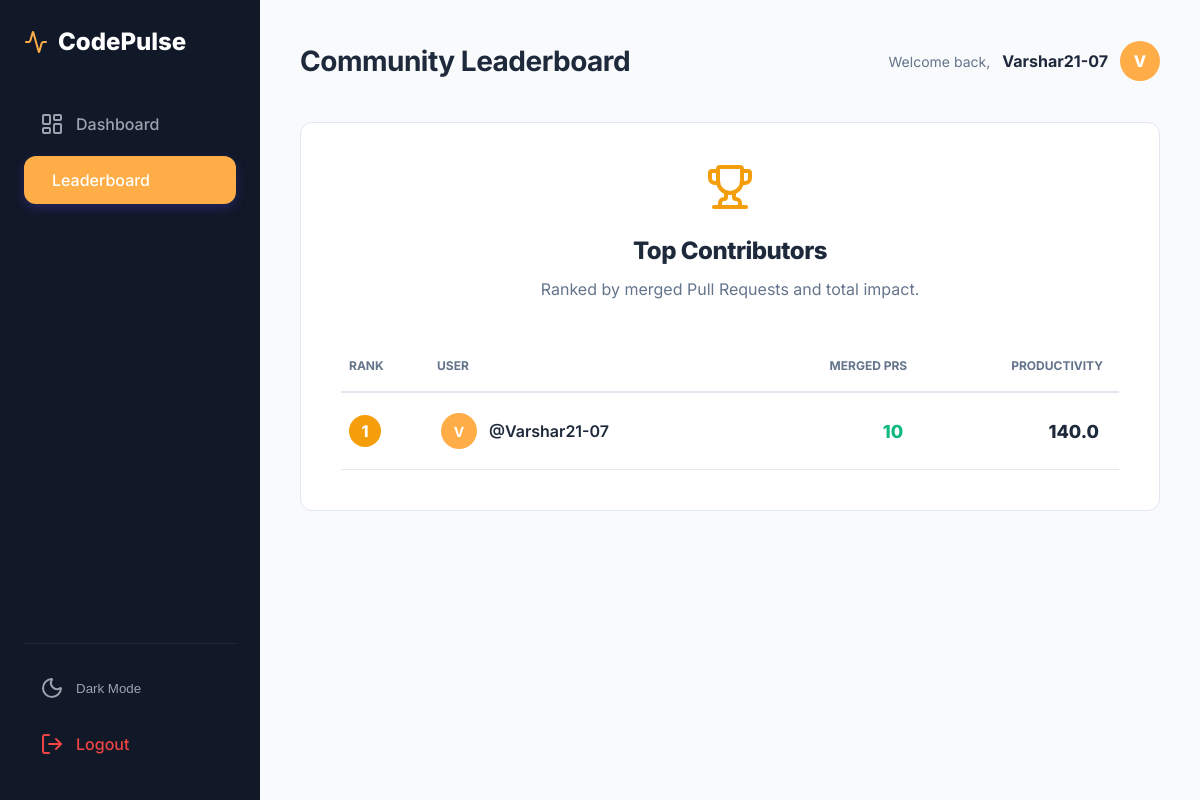
Screenshot of /leaderboard/ (signed in) with the database file from the repository.
### dashboard/models.py (models this page shows, shortened)
class User(AbstractUser):
    ROLE_CHOICES = (
        ('admin', 'Admin'),
        ('user', 'User'),
    )
    github_username = models.CharField(max_length=100, blank=True, null=True)
    access_token = models.CharField(max_length=255, blank=True, null=True)
    role = models.CharField(max_length=10, choices=ROLE_CHOICES, default='user')

class Stats(models.Model):
    user = models.ForeignKey(User, on_delete=models.CASCADE, related_name='stats')
    repo_name = models.CharField(max_length=255, blank=True, null=True)
    total_prs = models.IntegerField(default=0)
    merged_prs = models.IntegerField(default=0)
    open_prs = models.IntegerField(default=0)
    closed_prs = models.IntegerField(default=0)
    total_issues = models.IntegerField(default=0)
    resolved_issues = models.IntegerField(default=0)
    productivity_score = models.FloatField(default=0.0)
    streak_days = models.IntegerField(default=0)
    last_synced = models.DateTimeField(auto_now=True)

### dashboard/views.py (the view)
# urls.py: path('leaderboard/', views.leaderboard, name='leaderboard'),
def leaderboard(request):
    top_users = Stats.objects.filter(repo_name__isnull=True).order_by('-merged_prs')[:10]
    return render(request, 'dashboard/leaderboard.html', {'top_users': top_users})

### dashboard/templates/dashboard/leaderboard.html (shortened to what this page needs)
{% extends 'dashboard/base.html' %}
{% block header %}Community Leaderboard{% endblock %}
{% block content %}
<div class="card fade-in" style="max-width: 900px; margin: 0 auto; padding: 40px;">
    <div style="text-align: center; margin-bottom: 40px;">
        <i data-lucide="trophy" style="width: 48px; height: 48px; color: var(--warning); margin-bottom: 16px;"></i>
        <h2 style="font-size: 24px; font-weight: 800; letter-spacing: -0.5px;">Top Contributors</h2>
        <p style="color: var(--text-muted); margin-top: 8px;">Ranked by merged Pull Requests and total impact.</p>
    </div>
    <div style="overflow-x: auto;">
        <table style="width: 100%; border-collapse: collapse;">
            <thead>
                <tr style="text-align: left; border-bottom: 2px solid var(--border);">
                    <th style="padding: 16px 8px; width: 80px; color: var(--text-muted); font-size: 12px; text-transform: uppercase;">Rank</th>
                    <th style="padding: 16px; color: var(--text-muted); font-size: 12px; text-transform: uppercase;">User</th>
                    <th style="padding: 16px; text-align: right; color: var(--text-muted); font-size: 12px; text-transform: uppercase;">Merged PRs</th>
                    <th style="padding: 16px; text-align: right; color: var(--text-muted); font-size: 12px; text-transform: uppercase;">Productivity</th>
                </tr>
            </thead>
            <tbody>
                {% for s in top_users %}
                <tr style="border-bottom: 1px solid var(--border); transition: all 0.2s;">
                    <td style="padding: 20px 8px;">
                        <div style="width: 32px; height: 32px; border-radius: 50%; display: flex; align-items: center; justify-content: center; font-weight: 800;
                            {% if forloop.counter == 1 %}background: var(--warning); color: white;{% elif forloop.counter == 2 %}background: #CBD5E1; color: var(--text);{% elif forloop.counter == 3 %}background: #D97706; color: white;{% else %}background: var(--bg); color: var(--text-muted);{% endif %}">
                            {{ forloop.counter }}
                        </div>
                    </td>
                    <td style="padding: 20px;">
                        <div style="display: flex; align-items: center; gap: 12px;">
                            <div style="width: 36px; height: 36px; border-radius: 50%; background: var(--primary); color: white; display: flex; align-items: center; justify-content: center; font-weight: 700; font-size: 14px;">
                                {{ s.user.username|slice:":1"|upper }}
                            </div>
                            <span style="font-weight: 600;">@{{ s.user.github_username }}</span>
                        </div>
                    </td>
                    <td style="padding: 20px; text-align: right;">
                        <span style="font-weight: 800; color: var(--success); font-size: 18px;">{{ s.merged_prs }}</span>
                    </td>
                    <td style="padding: 20px; text-align: right; font-weight: 800; font-size: 18px;">{{ s.productivity_score|floatformat:1 }}</td>
                </tr>
                {% endfor %}
            </tbody>
        </table>
    </div>
</div>
{% endblock %}

### dashboard/templates/dashboard/base.html (shortened to what this page needs)
{% load static %}
<!DOCTYPE html>
<html lang="en">
<head>
    <link rel="stylesheet" href="{% static 'dashboard/css/styles.css' %}">
</head>
<body class="light">
    <div class="app-container">
        <aside class="sidebar">
            <div class="sidebar-logo">
                <i data-lucide="activity" style="color: var(--primary);"></i>
                <span>CodePulse</span>
            </div>
            <nav class="sidebar-nav">
                <a href="{% url 'dashboard:dashboard' %}" class="nav-item {% if request.resolver_match.url_name == 'dashboard' %}active{% endif %}">
                    <i data-lucide="layout-dashboard"></i>
                    <span>Dashboard</span>
                </a>
                <a href="{% url 'dashboard:leaderboard' %}" class="nav-item {% if request.resolver_match.url_name == 'leaderboard' %}active{% endif %}">
                    <span>Leaderboard</span>
                </a>
            </nav>
            <div class="sidebar-footer">
                <button id="theme-toggle" class="nav-item" style="background: none; border: none; width: 100%; cursor: pointer; text-align: left;">
                    <i data-lucide="moon"></i>
                    <span>Dark Mode</span>
                </button>
                <a href="{% url 'dashboard:logout' %}" class="nav-item" style="color: var(--error);">
                    <i data-lucide="log-out"></i>
                    <span>Logout</span>
                </a>
            </div>
        </aside>
        <main class="main-layout">
            <header class="fade-in">
                <div class="header-title">
                    <h1>{% block header %}{% endblock %}</h1>
                </div>
                <div class="header-actions">
                    <div class="user-meta" style="display: flex; align-items: center; gap: 12px;">
                        <span style="color: var(--text-muted); font-size: 14px;">Welcome back,</span>
                        <span style="font-weight: 700;">{{ user.username }}</span>
                        <div style="width: 40px; height: 40px; border-radius: 50%; background: var(--primary); color: white; display: flex; align-items: center; justify-content: center; font-weight: 800;">
                            {{ user.username|slice:":1"|upper }}
                        </div>
                    </div>
                </div>
            </header>
            <div class="content-body fade-in">
                {% block content %}{% endblock %}
            </div>
        </main>
    </div>
</body>
</html>

### dashboard/static/dashboard/css/styles.css (style rules this page uses)
:root { --primary: #FFAD47; --primary-hover: #f39c12; --secondary: #06B6D4; --bg: #F8FAFC; --card: #FFFFFF; --text: #1E293B; --text-muted: #64748B; --border: #E2E8F0; --sidebar-bg: #111827; --sidebar-hover: #1F2937; --sidebar-text: #9CA3AF; --sidebar-active: #FFFFFF; --success: #10B981; --warning: #F59E0B; --error: #EF4444; --info: #3B82F6; }
* { box-sizing: border-box; margin: 0; padding: 0; }
body { font-family: 'Inter', system-ui, -apple-system, sans-serif; background-color: var(--bg); color: var(--text); line-height: 1.5; transition: background-color 0.3s ease; }
.app-container { display: flex; min-height: 100vh; }
.sidebar { width: 260px; background-color: var(--sidebar-bg); color: var(--sidebar-text); padding: 24px; display: flex; flex-direction: column; position: fixed; height: 100vh; z-index: 100; transition: all 0.3s ease; }
.sidebar-logo { font-size: 24px; font-weight: 800; color: white; margin-bottom: 40px; display: flex; align-items: center; gap: 10px; }
.sidebar-nav { flex-grow: 1; }
.nav-item { display: flex; align-items: center; gap: 12px; padding: 12px 16px; border-radius: 12px; text-decoration: none; color: var(--sidebar-text); margin-bottom: 8px; font-weight: 500; transition: all 0.2s ease; }
.nav-item.active { background-color: var(--primary); color: white; box-shadow: 0 4px 12px rgba(79, 70, 229, 0.3); }
.sidebar-footer { margin-top: auto; padding-top: 20px; border-top: 1px solid var(--sidebar-hover); }
.main-layout { margin-left: 260px; flex-grow: 1; padding: 40px; max-width: 1400px; }
header { margin-bottom: 40px; display: flex; justify-content: space-between; align-items: center; }
.header-title h1 { font-size: 28px; font-weight: 700; letter-spacing: -0.5px; }
.header-actions { display: flex; gap: 16px; align-items: center; }
.card { background: var(--card); border-radius: 12px; border: 1px solid var(--border); padding: 20px; transition: all 0.2s ease; }
.fade-in { animation: fadeIn 0.5s ease-out; }

### rows the page displays
User: username "Varshar21-07", username "V"
Stats: user.username "V", user.github_username "Varshar21-07", merged_prs "10", productivity_score "140.0"
